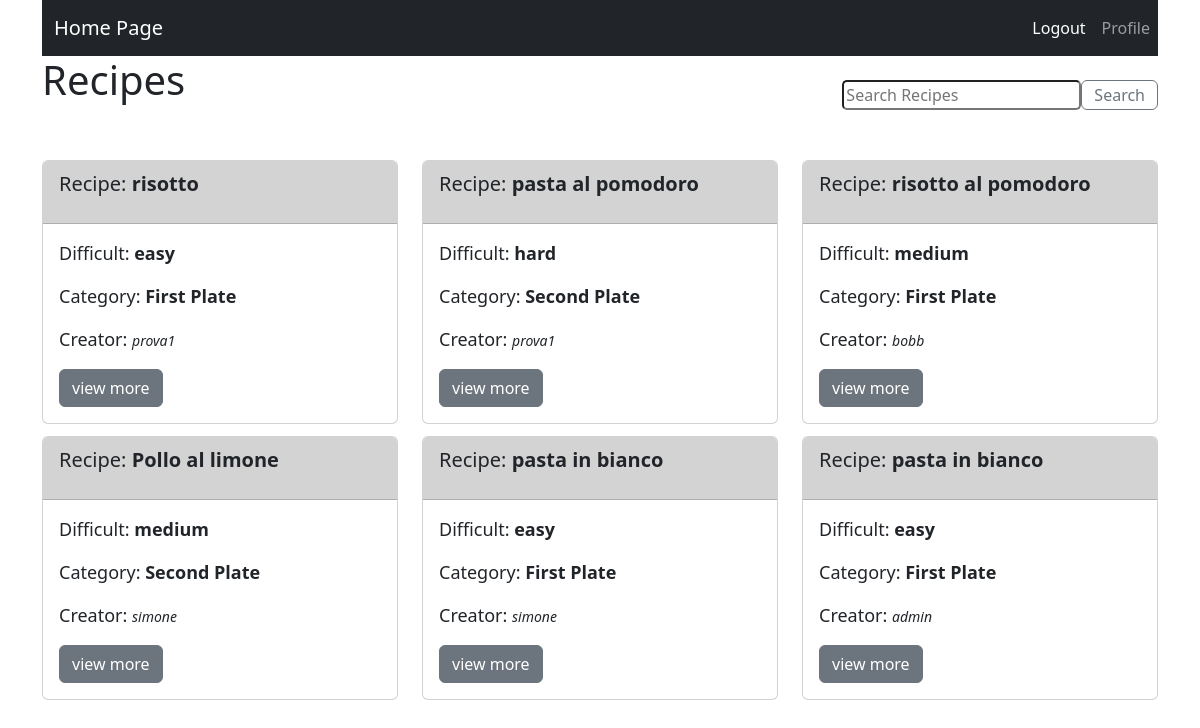
Page /HomeRecipes/ (signed in) on the committed database.
### recipes/models.py (models this page shows)
class Recipe(models.Model):
    recipesName = models.CharField(max_length=30)
    recipesDifficult = models.CharField(max_length=30)
    category = models.CharField(blank=True, max_length=30, null=True)
    users = models.ForeignKey(User, blank=True, null=True, on_delete=models.CASCADE)
    description = models.CharField(max_length=2000, null=True)  # deve consentire una breve descrizione del piatto
    favorite = models.ManyToManyField(User, related_name='favorite_recipe')
    images = models.ImageField(null=True, upload_to='recipe_images/', blank=True)

### pages/views.py (the view)
# urls.py: path('HomeRecipes/', views.seeAllRecipes, name='home_recipes'),
def seeAllRecipes(request):
    dati_ricette_queryset = Recipe.objects.all()  # recupera tutti gli oggetti
    return render(request, 'HomeWithRecipes.html', {'dati_ricette_queryset': dati_ricette_queryset})

### templates/HomeWithRecipes.html (shortened to what this page needs)
{% extends 'home.html' %}
{% block content %}
    <div class="row">
        <div class="col-md-6">
            <h1>Recipes</h1>
        </div>
        <div class="col-md-6">
            <br>
            <div class="text-end">
                <form action="{% url 'home_researching_recipes' %}" method="get" class="form-container">
                    <input type="search" name='search' placeholder="Search Recipes" style="border-radius: 5px"
                           class="input-field">
                    <button class="btn btn-outline-secondary" type="submit">Search</button>
                </form>
                <br>
            </div>
        </div>
    </div>
    <br><br>
    <div class="row">
        {% for dati_query in dati_ricette_queryset %}
            <div class="col-md-4" style="padding-bottom: 12px">
                <div class="card">
                    <div class="card-header" style="background-color: lightgray">
                        <p style="font-size: 20px">Recipe: <a style="font-weight: bold"> {{ dati_query.recipesName }}</a>
                        </p>
                    </div>
                    <div class="card-body">
                        <div class="form-group">
                            <p style="font-size: 18px">Difficult: <a
                                    style="font-weight: bold">{{ dati_query.recipesDifficult }}</a></p>
                        </div>
                        <div class="form-group">
                            <p style="font-size: 18px">Category: <a
                                    style="font-weight: bold">{{ dati_query.category }}</a></p>
                        </div>
                        <div class="form-group">
                            <p style="font-size: 18px">Creator: <a
                                    style="font-style: italic; font-size: 14px">{{ dati_query.users }}</a></p>
                        </div>
                        <a class="btn btn-secondary" href="{% url 'home_see_recipe' dati_query.id %}" role="button">view
                            more</a>
                    </div>
                </div>
            </div>
        {% endfor %}
    </div>
{% endblock %}

### templates/HomeWithRecipes.html (style rules this page uses)
.input-field, .btn-outline-secondary { display: flex; height: 30px; align-items: center; }
.form-container { display: flex; align-items: center; }
.text-end { display: flex; justify-content: flex-end; }

### rows in the picture
Recipe: recipesName "risotto", recipesDifficult "easy", category "First Plate", users "prova1"
Recipe: recipesName "pasta al pomodoro", recipesDifficult "hard", category "Second Plate", users "prova1"
Recipe: recipesName "risotto al pomodoro", recipesDifficult "medium", category "First Plate", users "bobb"
Recipe: recipesName "Pollo al limone", recipesDifficult "medium", category "Second Plate", users "simone"
Recipe: recipesName "pasta in bianco", recipesDifficult "easy", category "First Plate", users "simone"
Recipe: recipesName "pasta in bianco", recipesDifficult "easy", category "First Plate", users "admin"
